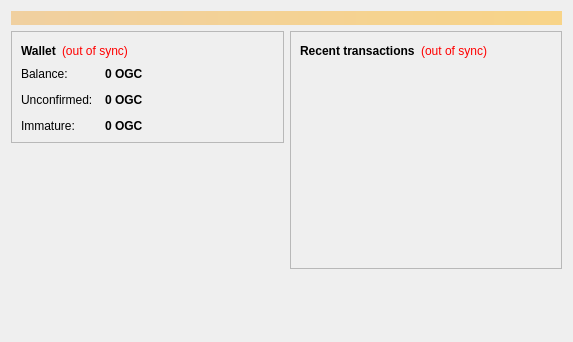
<?xml version="1.0" encoding="UTF-8"?>
<ui version="4.0">
 <class>OverviewPage</class>
 <widget class="QWidget" name="OverviewPage">
  <property name="geometry">
   <rect>
    <x>0</x>
    <y>0</y>
    <width>573</width>
    <height>342</height>
   </rect>
  </property>
  <property name="windowTitle">
   <string>Form</string>
  </property>
  <layout class="QVBoxLayout" name="topLayout">
   <item>
    <widget class="QLabel" name="labelAlerts">
     <property name="visible">
      <bool>false</bool>
     </property>
     <property name="styleSheet">
      <string notr="true">background-color: qlineargradient(x1: 0, y1: 0, x2: 1, y2: 0, stop:0 #F0D0A0, stop:1 #F8D488); color:#000000;</string>
     </property>
     <property name="wordWrap">
      <bool>true</bool>
     </property>
     <property name="margin">
      <number>3</number>
     </property>
    </widget>
   </item>
   <item>
    <layout class="QHBoxLayout" name="horizontalLayout" stretch="1,1">
     <item>
      <layout class="QVBoxLayout" name="verticalLayout_2">
       <item>
        <widget class="QFrame" name="frame">
         <property name="frameShape">
          <enum>QFrame::StyledPanel</enum>
         </property>
         <property name="frameShadow">
          <enum>QFrame::Raised</enum>
         </property>
         <layout class="QVBoxLayout" name="verticalLayout_4">
          <item>
           <layout class="QHBoxLayout" name="horizontalLayout_4">
            <item>
             <widget class="QLabel" name="label_5">
              <property name="font">
               <font>
                <weight>75</weight>
                <bold>true</bold>
               </font>
              </property>
              <property name="text">
               <string>Wallet</string>
              </property>
             </widget>
            </item>
            <item>
             <widget class="QLabel" name="labelWalletStatus">
              <property name="toolTip">
               <string>The displayed information may be out of date. Your wallet automatically synchronizes with the OilGasCoin network after a connection is established, but this process has not completed yet.</string>
              </property>
              <property name="styleSheet">
               <string notr="true">QLabel { color: red; }</string>
              </property>
              <property name="text">
               <string notr="true">(out of sync)</string>
              </property>
              <property name="alignment">
               <set>Qt::AlignLeading|Qt::AlignLeft|Qt::AlignVCenter</set>
              </property>
             </widget>
            </item>
            <item>
             <spacer name="horizontalSpacer_2">
              <property name="orientation">
               <enum>Qt::Horizontal</enum>
              </property>
              <property name="sizeHint" stdset="0">
               <size>
                <width>40</width>
                <height>20</height>
               </size>
              </property>
             </spacer>
            </item>
           </layout>
          </item>
          <item>
           <layout class="QFormLayout" name="formLayout_2">
            <property name="fieldGrowthPolicy">
             <enum>QFormLayout::AllNonFixedFieldsGrow</enum>
            </property>
            <property name="horizontalSpacing">
             <number>12</number>
            </property>
            <property name="verticalSpacing">
             <number>12</number>
            </property>
            <item row="0" column="0">
             <widget class="QLabel" name="label">
              <property name="text">
               <string>Balance:</string>
              </property>
             </widget>
            </item>
            <item row="0" column="1">
             <widget class="QLabel" name="labelBalance">
              <property name="font">
               <font>
                <weight>75</weight>
                <bold>true</bold>
               </font>
              </property>
              <property name="cursor">
               <cursorShape>IBeamCursor</cursorShape>
              </property>
              <property name="toolTip">
               <string>Your current balance</string>
              </property>
              <property name="text">
               <string notr="true">0 OGC</string>
              </property>
              <property name="textInteractionFlags">
               <set>Qt::LinksAccessibleByMouse|Qt::TextSelectableByKeyboard|Qt::TextSelectableByMouse</set>
              </property>
             </widget>
            </item>
            <item row="1" column="0">
             <widget class="QLabel" name="label_3">
              <property name="text">
               <string>Unconfirmed:</string>
              </property>
             </widget>
            </item>
            <item row="1" column="1">
             <widget class="QLabel" name="labelUnconfirmed">
              <property name="font">
               <font>
                <weight>75</weight>
                <bold>true</bold>
               </font>
              </property>
              <property name="cursor">
               <cursorShape>IBeamCursor</cursorShape>
              </property>
              <property name="toolTip">
               <string>Total of transactions that have yet to be confirmed, and do not yet count toward the current balance</string>
              </property>
              <property name="text">
               <string notr="true">0 OGC</string>
              </property>
              <property name="textInteractionFlags">
               <set>Qt::LinksAccessibleByMouse|Qt::TextSelectableByKeyboard|Qt::TextSelectableByMouse</set>
              </property>
             </widget>
            </item>
            <item row="2" column="0">
             <widget class="QLabel" name="labelImmatureText">
              <property name="text">
               <string>Immature:</string>
              </property>
             </widget>
            </item>
            <item row="2" column="1">
             <widget class="QLabel" name="labelImmature">
              <property name="font">
               <font>
                <weight>75</weight>
                <bold>true</bold>
               </font>
              </property>
              <property name="toolTip">
               <string>Mined balance that has not yet matured</string>
              </property>
              <property name="text">
               <string notr="true">0 OGC</string>
              </property>
              <property name="textInteractionFlags">
               <set>Qt::LinksAccessibleByMouse|Qt::TextSelectableByKeyboard|Qt::TextSelectableByMouse</set>
              </property>
             </widget>
            </item>
           </layout>
          </item>
         </layout>
        </widget>
       </item>
       <item>
        <spacer name="verticalSpacer">
         <property name="orientation">
          <enum>Qt::Vertical</enum>
         </property>
         <property name="sizeHint" stdset="0">
          <size>
           <width>20</width>
           <height>40</height>
          </size>
         </property>
        </spacer>
       </item>
      </layout>
     </item>
     <item>
      <layout class="QVBoxLayout" name="verticalLayout_3">
       <item>
        <widget class="QFrame" name="frame_2">
         <property name="frameShape">
          <enum>QFrame::StyledPanel</enum>
         </property>
         <property name="frameShadow">
          <enum>QFrame::Raised</enum>
         </property>
         <layout class="QVBoxLayout" name="verticalLayout">
          <item>
           <layout class="QHBoxLayout" name="horizontalLayout_2">
            <item>
             <widget class="QLabel" name="label_4">
              <property name="text">
               <string>&lt;b&gt;Recent transactions&lt;/b&gt;</string>
              </property>
             </widget>
            </item>
            <item>
             <widget class="QLabel" name="labelTransactionsStatus">
              <property name="toolTip">
               <string>The displayed information may be out of date. Your wallet automatically synchronizes with the OilGasCoin network after a connection is established, but this process has not completed yet.</string>
              </property>
              <property name="styleSheet">
               <string notr="true">QLabel { color: red; }</string>
              </property>
              <property name="text">
               <string notr="true">(out of sync)</string>
              </property>
              <property name="alignment">
               <set>Qt::AlignRight|Qt::AlignTrailing|Qt::AlignVCenter</set>
              </property>
             </widget>
            </item>
            <item>
             <spacer name="horizontalSpacer">
              <property name="orientation">
               <enum>Qt::Horizontal</enum>
              </property>
              <property name="sizeHint" stdset="0">
               <size>
                <width>40</width>
                <height>20</height>
               </size>
              </property>
             </spacer>
            </item>
           </layout>
          </item>
          <item>
           <widget class="QListView" name="listTransactions">
            <property name="styleSheet">
             <string notr="true">QListView { background: transparent; }</string>
            </property>
            <property name="frameShape">
             <enum>QFrame::NoFrame</enum>
            </property>
            <property name="verticalScrollBarPolicy">
             <enum>Qt::ScrollBarAlwaysOff</enum>
            </property>
            <property name="horizontalScrollBarPolicy">
             <enum>Qt::ScrollBarAlwaysOff</enum>
            </property>
            <property name="selectionMode">
             <enum>QAbstractItemView::NoSelection</enum>
            </property>
           </widget>
          </item>
         </layout>
        </widget>
       </item>
       <item>
        <spacer name="verticalSpacer_2">
         <property name="orientation">
          <enum>Qt::Vertical</enum>
         </property>
         <property name="sizeHint" stdset="0">
          <size>
           <width>20</width>
           <height>40</height>
          </size>
         </property>
        </spacer>
       </item>
      </layout>
     </item>
    </layout>
   </item>
  </layout>
 </widget>
 <resources/>
 <connections/>
</ui>
